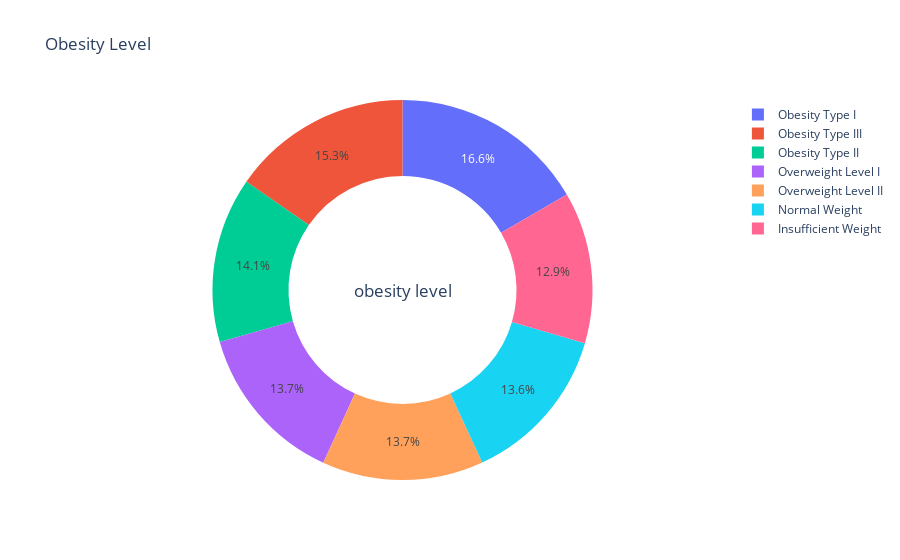

Notebook cell for this chart:
### Code cell
#Obesity Level
temp = obesity_df.obesity_level.value_counts()
fig = {
  "data": [
    {
      "values": temp.values,
      "labels": temp.index,
      "domain": {"x": [0, 1]},
      "hole": .6,
      "type": "pie"
    },
    
    ],
  "layout": {
        "title":"Obesity Level",
        "annotations": [
            {
                "font": {
                    "size": 17
                },
                "showarrow": False,
                "text": "obesity level",
                "x": 0.5,
                "y": 0.5
            }
            
        ]
    }
}
iplot(fig, filename='donut')

### Figure 1 — Plotly figure (JSON) as saved in the notebook; plotly's stock layout.template omitted (floating-point values rounded to 4 significant figures)
{"data": [{"domain": {"x": [0, 1]}, "hole": 0.6, "labels": ["Obesity Type I", "Obesity Type III", "Obesity Type II", "Overweight Level I", "Overweight Level II", "Normal Weight", "Insufficient Weight"], "type": "pie", "values": [351, 324, 297, 290, 290, 287, 272]}], "layout": {"annotations": [{"font": {"size": 17}, "showarrow": false, "text": "obesity level", "x": 0.5, "y": 0.5}], "title": {"text": "Obesity Level"}}}
